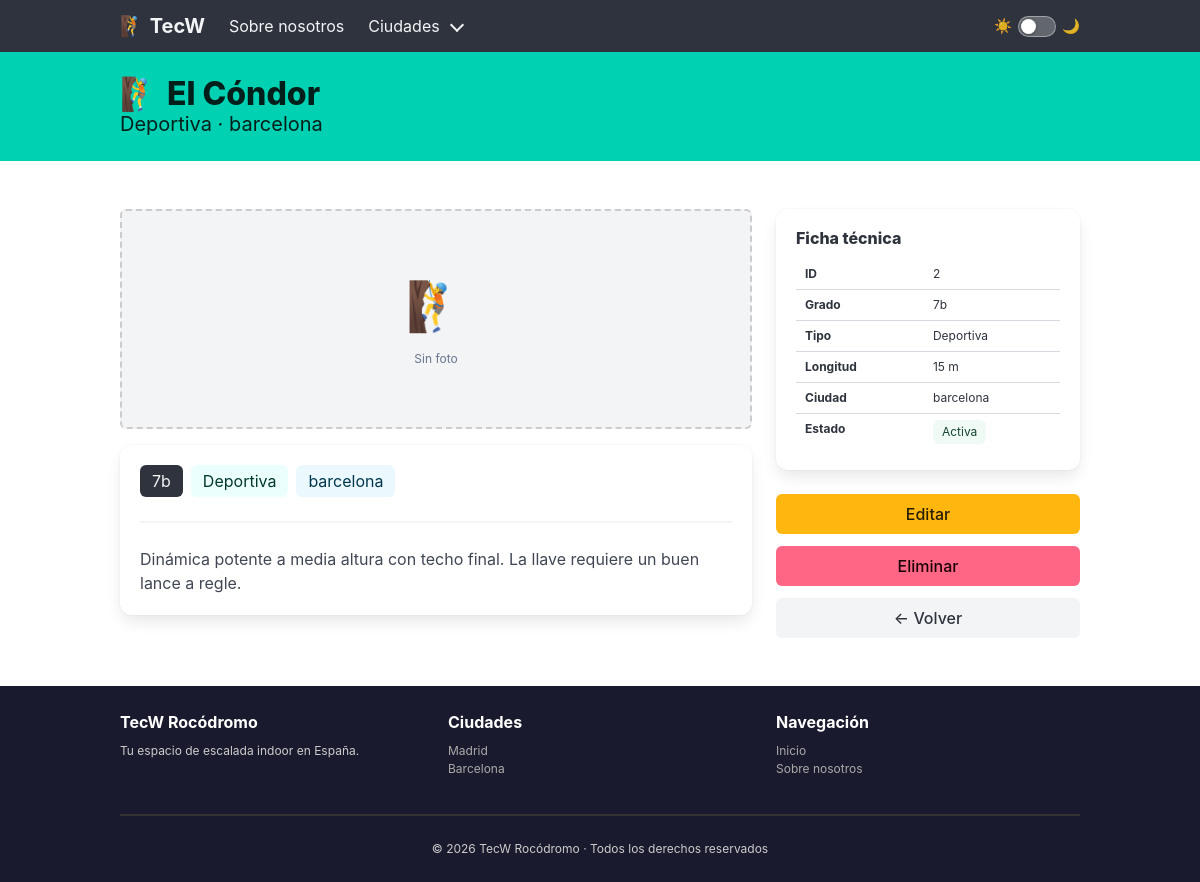
The app's page /ways/2 with its own data.
### tecw_02_flask/app/models/ways.py (models this page shows, shortened)
class Way(db.Model):
    __tablename__ = "ways"
    id          = db.Column(db.Integer, primary_key=True)
    name        = db.Column(db.String(100), nullable=False)
    grade       = db.Column(db.String(10), nullable=False)   # Escala francesa: 6a, 7b+, etc.
    type        = db.Column(db.String(20), nullable=False)   # Deportiva / Top-rope / Boulder
    length      = db.Column(db.Integer, nullable=False)      # metros
    city        = db.Column(db.String(50), nullable=False)   # madrid / barcelona
    active      = db.Column(db.Boolean, default=True)
    picture     = db.Column(db.String(200), nullable=True)
    description = db.Column(db.Text, nullable=True)

### tecw_02_flask/app/blueprints/ways.py (the view)
@way_bp.route('/<int:way_id>')
@load_way
def get_way_by_id(way):
    return render_template('ways/way_detail.html', way=way)

### tecw_02_flask/app/app.py (called while the page is built)
@app.before_request
def before_request():
    log = f"Request: {request.method} {request.path}"
    logging.debug(log)

### tecw_02_flask/app/blueprints/ways.py (called while the page is built)
@way_bp.after_request
def add_total_ways_header(response):
    response.headers['X-Total-Ways'] = Way.query.count()
    return response

def load_way(f):
    @wraps(f)
    def decorated_function(*args, **kwargs):
        way_id = kwargs.pop('way_id', None)  # extrae y elimina way_id de kwargs
        if way_id is not None:
            way = Way.query.get(way_id)
            if way is None:
                abort(404)
            kwargs['way'] = way
        return f(*args, **kwargs)
    return decorated_function

### tecw_02_flask/app/templates/ways/way_detail.html (shortened to what this page needs)
{% extends 'common/layouts/main_layout.html' %}
{% block content %}
<section class="hero is-primary is-small">
    <div class="hero-body">
        <div class="container">
            <p class="title">🧗 {{ way.name }}</p>
            <p class="subtitle">{{ way.type }} · {{ way.city }}</p>
        </div>
    </div>
</section>
<section class="section">
    <div class="container">
        <div class="columns">
            <div class="column is-8">
                {% if way.picture %}
                <figure class="image mb-4" style="max-height: 320px; overflow: hidden; border-radius: 6px;">
                    <img src="/images/{{ way.picture }}" alt="{{ way.name }}"
                         style="width: 100%; height: 320px; object-fit: cover;">
                </figure>
                {% else %}
                <div class="mb-4 is-flex is-align-items-center is-justify-content-center has-background-light"
                     style="height: 220px; border-radius: 6px; border: 2px dashed #ccc;">
                    <div class="has-text-centered has-text-grey">
                        <p style="font-size: 3rem;">🧗</p>
                        <p class="is-size-7 mt-2">Sin foto</p>
                    </div>
                </div>
                {% endif %}
                <div class="box">
                    <div class="tags mb-4">
                        <span class="tag is-dark is-medium">{{ way.grade }}</span>
                        <span class="tag is-primary is-light is-medium">{{ way.type }}</span>
                        <span class="tag is-info is-light is-medium">{{ way.city }}</span>
                    </div>
                    <hr>
                    <p class="content">{{ way.description }}</p>
                </div>
            </div>
            <div class="column is-4">
                <div class="box">
                    <p class="title is-6 mb-3">Ficha técnica</p>
                    <table class="table is-fullwidth is-size-7">
                        <tbody>
                            <tr><th>ID</th><td>{{ way.id }}</td></tr>
                            <tr><th>Grado</th><td>{{ way.grade }}</td></tr>
                            <tr><th>Tipo</th><td>{{ way.type }}</td></tr>
                            <tr><th>Longitud</th><td>{{ way.length }} m</td></tr>
                            <tr><th>Ciudad</th><td>{{ way.city }}</td></tr>
                            <tr><th>Estado</th>
                                <td>
                                    {% if way.active %}
                                    <span class="tag is-success is-light">Activa</span>
                                    {% else %}
                                    <span class="tag is-danger is-light">Inactiva</span>
                                    {% endif %}
                                </td>
                            </tr>
                        </tbody>
                    </table>
                </div>
                <div class="buttons">
                    <a class="button is-warning is-fullwidth" href="/ways/{{ way.id }}/edit">Editar</a>
                    <button class="button is-danger is-fullwidth" onclick="document.getElementById('modal-delete').classList.add('is-active')">Eliminar</button>
                    <a class="button is-light is-fullwidth" href="/ways">← Volver</a>
                </div>
            </div>
        </div>
    </div>
</section>
{% endblock %}

### tecw_02_flask/app/public/stylesheets/main.css (style rules this page uses)
:root { --bg: #ffffff; --bg-alt: #f5f5f5; --bg-card: #ffffff; --bg-card-head: #fafafa; --text: #363636; --text-muted: #6b6b6b; --border: #dbdbdb; --hr: #dbdbdb; --notif-plain-bg: #f0f0f0; --notif-plain-text: #363636; --notif-info-bg: #ebf5fb; --notif-info-text: #1b4f72; --notif-ok-bg: #eafaf1; --notif-ok-text: #145a32; --table-stripe: #fafafa; --footer-bg: #1a1a2e; --footer-text: #cccccc; --footer-link: #aaaaaa; --switch-track: rgba(255, 255, 255, 0.25); --switch-border: rgba(255, 255, 255, 0.4); }
html { scroll-behavior: smooth; }
body { background-color: var(--bg); color: var(--text); transition: background-color 0.2s, color 0.2s; }

### records on screen
Way: name "El Cóndor", type "Deportiva", city "barcelona", grade "7b", description "Dinámica potente a media altura con techo final. La llave requiere un buen lance a regle.", id "2", length "15"
